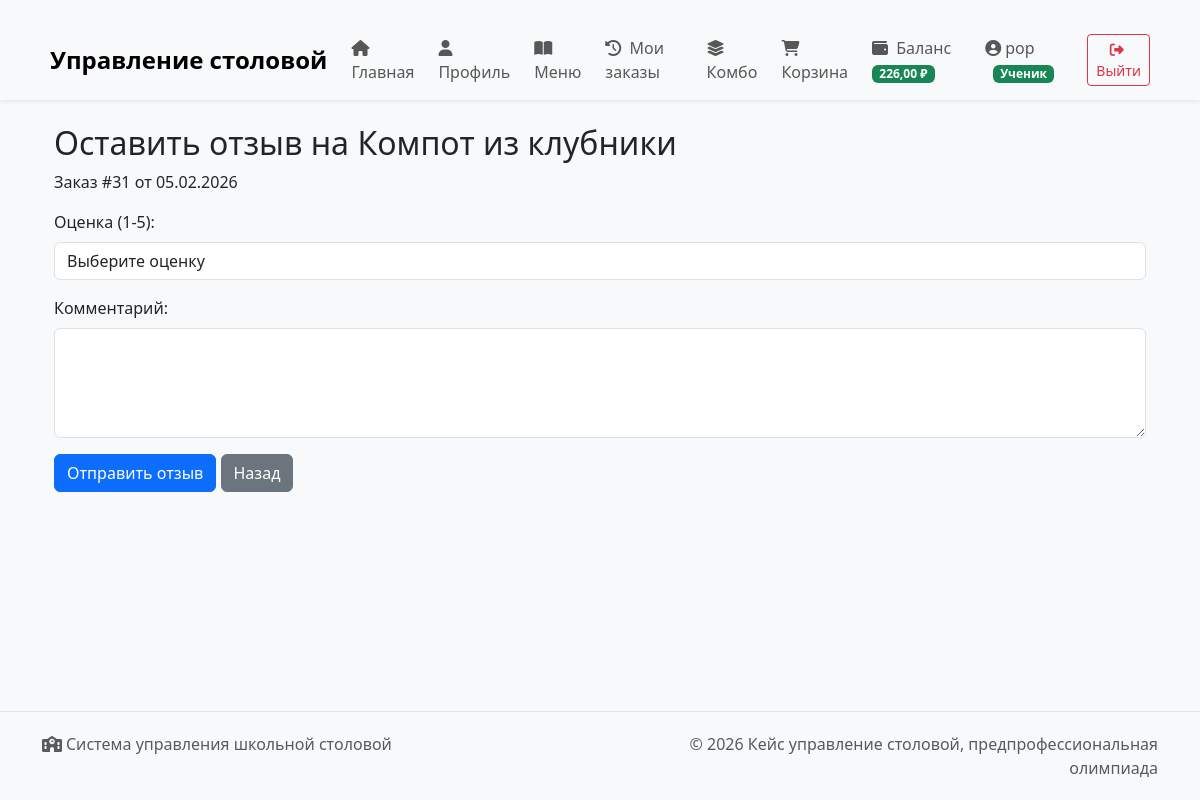
Page /add-review/31/18/ (signed in) on the committed database.
### users/models.py (models this page shows, shortened)
class CustomUser(AbstractUser):
    ROLE_CHOICES = [
        ('admin', 'Администратор'),
        ('student', 'Ученик'),
        ('chef', 'Повар'),
    ]
    role = models.CharField(max_length=20, choices=ROLE_CHOICES, default='student')
    phone = models.CharField(max_length=15, blank=True)
    avatar = models.ImageField(upload_to='avatars/', blank=True, null=True)
    birth_date = models.DateField(blank=True, null=True)
    allergens = models.ManyToManyField(
        'orders.Ingredient',
        blank=True,
        verbose_name='Аллергены',
        help_text='Отметьте ингредиенты-аллергены'
    )
    balance = models.DecimalField(
        max_digits=10,
        decimal_places=2,
        default=0.00,
        verbose_name='Баланс'
    )
    bonus_points = models.IntegerField(
        default=0,
        verbose_name='Бонусные баллы'
    )
    def is_admin(self):
        return self.role == 'admin' or self.is_superuser
    def is_student(self):
        return self.role == 'student'
    def is_chef(self):
        return self.role == 'chef'

### orders/models.py (models this page shows, shortened)
class Dish(models.Model):
    name = models.CharField(max_length=200, verbose_name='Название')
    description = models.TextField(verbose_name='Описание')
    price = models.DecimalField(max_digits=10, decimal_places=2, verbose_name='Цена')
    category = models.ForeignKey(Category, on_delete=models.CASCADE, verbose_name='Категория')
    image = models.ImageField(upload_to='dishes/', blank=True, null=True, verbose_name='Изображение')
    is_available = models.BooleanField(default=True, verbose_name='Доступно')
    created_by = models.ForeignKey(CustomUser, on_delete=models.SET_NULL, null=True, editable=False)
    created_at = models.DateTimeField(auto_now_add=True, verbose_name='Дата создания')
    class Meta:
        verbose_name = 'Блюдо'
        verbose_name_plural = 'Блюда'
        ordering = ['category', 'name']

class Order(models.Model):
    STATUS_CHOICES = [
        ('pending', 'В ожидании'),
        ('confirmed', 'Подтвержден'),
        ('preparing', 'Готовится'),
        ('ready', 'Готово'),
        ('picked_up', 'Получен'),
        ('delivered', 'Забран'),
        ('cancelled', 'Отменено'),
    ]
    customer = models.ForeignKey(CustomUser, on_delete=models.CASCADE,
                                 related_name='orders', verbose_name='Ученик')
    status = models.CharField(max_length=20, choices=STATUS_CHOICES,
                              default='pending', verbose_name='Статус')
    total_price = models.DecimalField(max_digits=10, decimal_places=2,
                                      default=0, verbose_name='Общая сумма')
    created_at = models.DateTimeField(auto_now_add=True, verbose_name='Дата создания')
    updated_at = models.DateTimeField(auto_now=True, verbose_name='Дата обновления')
    notes = models.TextField(blank=True, verbose_name='Примечания')
    is_visible_to_customer = models.BooleanField(default=True, verbose_name='Виден ученику')
    class Meta:
        verbose_name = 'Заказ'
        verbose_name_plural = 'Заказы'
        ordering = ['-created_at']

### orders/views.py (the view)
# urls.py: path('add-review/<int:order_id>/<int:dish_id>/', views.add_review, name='add_review'),
@login_required
def add_review(request, order_id, dish_id):
    order = get_object_or_404(Order, id=order_id, customer=request.user)
    if order.status not in ['delivered', 'picked_up']:
        messages.error(request, 'Отзыв можно оставить только на завершенный заказ')
        return redirect('order_history')
    dish = get_object_or_404(Dish, id=dish_id)
    if not order.items.filter(dish=dish).exists():
        messages.error(request, 'Это блюдо не было в заказе')
        return redirect('order_history')
    if request.method == 'POST':
        rating = request.POST.get('rating')
        comment = request.POST.get('comment')
        Review.objects.create(user=request.user, dish=dish, order=order, rating=rating, comment=comment)
        messages.success(request, 'Спасибо за отзыв!')
        return redirect('order_history')
    return render(request, 'orders/add_review.html', {'order': order, 'dish': dish})

### orders/templates/orders/add_review.html (shortened to what this page needs)
{% extends 'base.html' %}
{% block content %}
<div class="container">
    <h2>Оставить отзыв на {{ dish.name }}</h2>
    <p>Заказ #{{ order.id }} от {{ order.created_at|date:"d.m.Y" }}</p>
    {% if messages %}
        {% for message in messages %}
            {% if 'отзыв' in message|lower %}
                <div class="alert alert-warning">
                    {{ message }}
                </div>
                <a href="{% url 'order_history' %}" class="btn btn-primary">Вернуться к истории заказов</a>
            {% endif %}
        {% endfor %}
    {% else %}
        <form method="post" id="reviewForm" onsubmit="return checkReview()">
            <div class="mb-3">
                <label for="rating" class="form-label">Оценка (1-5):</label>
                <select class="form-control" id="rating" name="rating" required>
                    <option value="">Выберите оценку</option>
                </select>
            </div>
            <div class="mb-3">
                <label for="comment" class="form-label">Комментарий:</label>
                <textarea class="form-control" id="comment" name="comment" rows="4"></textarea>
            </div>
            <button type="submit" class="btn btn-primary">Отправить отзыв</button>
            <a href="{% url 'order_history' %}" class="btn btn-secondary">Назад</a>
        </form>
    {% endif %}
</div>
{% endblock %}

### templates/base.html (shortened to what this page needs)
<!DOCTYPE html>
<html lang="ru">
<head>
    <link href="https://cdn.jsdelivr.net/npm/bootstrap@5.3.0/dist/css/bootstrap.min.css" rel="stylesheet">
    <link rel="stylesheet" href="https://cdnjs.cloudflare.com/ajax/libs/font-awesome/6.4.0/css/all.min.css">
</head>
<body>
    <nav class="navbar navbar-expand-lg navbar-light bg-light shadow-sm mb-4">
        <div class="container">
            <a class="navbar-brand" href="{% url 'home' %}">
                Управление столовой
            </a>
            <div class="collapse navbar-collapse" id="navbarNav">
                <ul class="navbar-nav me-auto">
                    <li class="nav-item">
                        <a class="nav-link" href="{% url 'home' %}">
                            <i class="fas fa-home me-1"></i> Главная
                        </a>
                    </li>
                    <li class="nav-item">
                        <a class="nav-link" href="{% url 'profile' %}">
                            <i class="fas fa-user me-1"></i> Профиль
                        </a>
                    </li>
                    {% if user.is_authenticated and user.is_student %}
                    <li class="nav-item">
                        <a class="nav-link" href="{% url 'menu' %}">
                            <i class="fas fa-book-open me-1"></i> Меню
                        </a>
                    </li>
                    <li class="nav-item">
                        <a class="nav-link" href="{% url 'my_orders' %}">
                            <i class="fas fa-history me-1"></i> Мои заказы
                        </a>
                    </li>
                    <li class="nav-item">
                        <a class="nav-link" href="{% url 'my_combo' %}">
                            <i class="fas fa-layer-group me-1"></i> Комбо
                        </a>
                    </li>
                    <li class="nav-item">
                        <a class="nav-link" href="{% url 'view_cart' %}">
                            <i class="fas fa-shopping-cart me-1"></i> Корзина
                        </a>
                    </li>
                    <li class="nav-item">
                        <a class="nav-link" href="{% url 'my_balance' %}">
                            <i class="fas fa-wallet me-1"></i> Баланс
                            {% if user.balance %}
                            <span class="badge bg-success badge-role">{{ user.balance }} ₽</span>
                            {% endif %}
                        </a>
                    </li>
                    {% endif %}
                </ul>
                <div class="navbar-nav align-items-center">
                    {% if user.is_authenticated %}
                    <div class="nav-item me-3">
                        <span class="navbar-text">
                            <i class="fas fa-user-circle me-1"></i>{{ user.username }}
                            <span class="badge
                                {% if user.is_admin %}bg-danger
                                {% elif user.is_chef %}bg-warning
                                {% else %}bg-success{% endif %}
                                badge-role ms-2">
                                {% if user.is_admin %}Администратор
                                {% elif user.is_chef %}Повар
                                {% else %}Ученик
                                {% endif %}
                            </span>
                        </span>
                    </div>
                    <div class="nav-item">
                        <a class="btn btn-outline-danger btn-sm" href="{% url 'logout' %}">
                            <i class="fas fa-sign-out-alt me-1"></i> Выйти
                        </a>
                    </div>
                    {% endif %}
                </div>
            </div>
        </div>
    </nav>
    <main class="container">
        {% block content %}{% endblock %}
    </main>
    <footer class="footer mt-5">
        <div class="container">
            <div class="row">
                <div class="col-md-6 text-center text-md-start">
                    <p class="text-muted mb-0">
                        <i class="fas fa-school me-1"></i>Система управления школьной столовой
                    </p>
                </div>
                <div class="col-md-6 text-center text-md-end">
                    <p class="text-muted mb-0">
                        © {% now "Y" %} Кейс управление столовой, предпрофессиональная олимпиада
                    </p>
                </div>
            </div>
        </div>
    </footer>
</body>
</html>

### templates/base.html (style rules this page uses)
body { padding-top: 20px; background-color: #f8f9fa; min-height: 100vh; display: flex; flex-direction: column; }
.navbar-brand { font-weight: bold; font-size: 1.5rem; }
.footer { margin-top: auto; padding: 20px 0; background-color: #f8f9fa; border-top: 1px solid #dee2e6; }
.nav-link { padding: 0.5rem 1rem; }
.badge-role { font-size: 0.75rem; padding: 0.25em 0.6em; }
.navbar-nav .nav-item { margin-right: 0.5rem; }
main { flex: 1; }

### rows in the picture
CustomUser: balance "226,00", username "pop"
Dish: name "Компот из клубники"
Order: id "31", created_at "05.02.2026"
